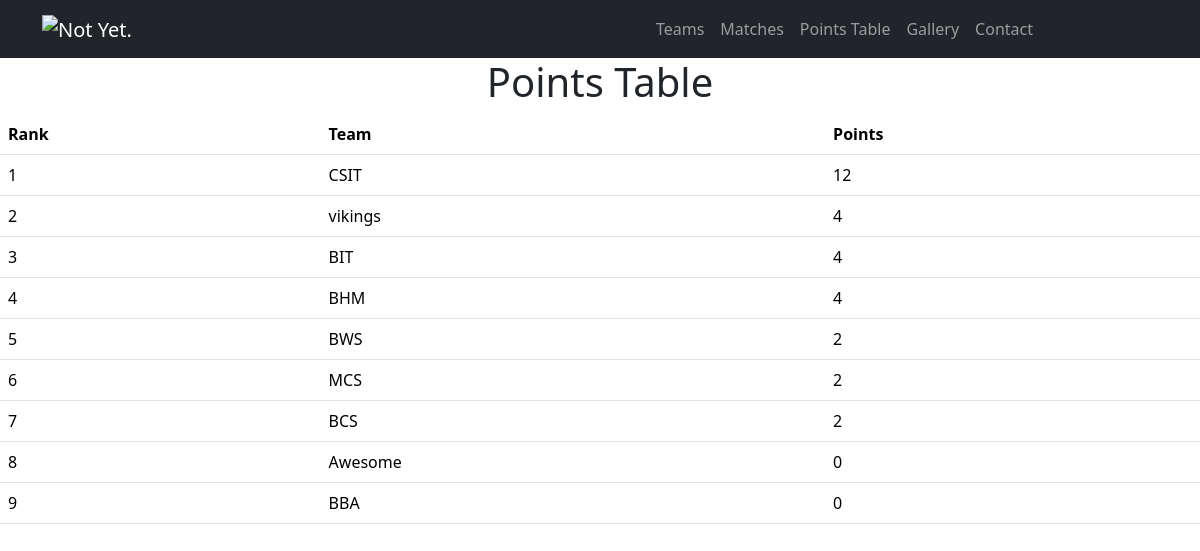
Screenshot of /points_table/ with the database file from the repository.
### tournaments/models.py (models this page shows, shortened)
class Team(models.Model):
    name = models.CharField(max_length=100)
    captain_name = models.CharField(max_length=100)
    captain_phone_number = models.CharField(max_length=15)
    points = models.IntegerField(default=0)
    team_slug = AutoSlugField(populate_from= 'name', unique= True, null= True, default=None)

### tournaments/views.py (the view)
# urls.py: path('points_table/', views.points_table),
def points_table(request):
    teams = Team.objects.all().order_by('-points')
    return render(request, 'points_table.html', {'teams': teams})

### tournaments/templates/points_table.html
{% extends 'base.html' %}
{% block content %}
{% load static %}
<h1 class="text-center">Points Table</h1>
<table class="table">
    <thead>
        <tr>
            <th>Rank</th>
            <th>Team</th>
            <th>Points</th>
        </tr>
    </thead>
    <tbody>
        {% for team in teams %}
            <tr>
                <td>{{ forloop.counter }}</td>
                <td>{{ team.name }}</td>
                <td>{{ team.points }}</td>
            </tr>
        {% endfor %}
    </tbody>
</table>
{% endblock %}

### rows the page displays
Team: name "CSIT", points "12"
Team: name "vikings", points "4"
Team: name "BIT", points "4"
Team: name "BHM", points "4"
Team: name "BWS", points "2"
Team: name "MCS", points "2"
Team: name "BCS", points "2"
Team: name "Awesome", points "0"
Team: name "BBA", points "0"
